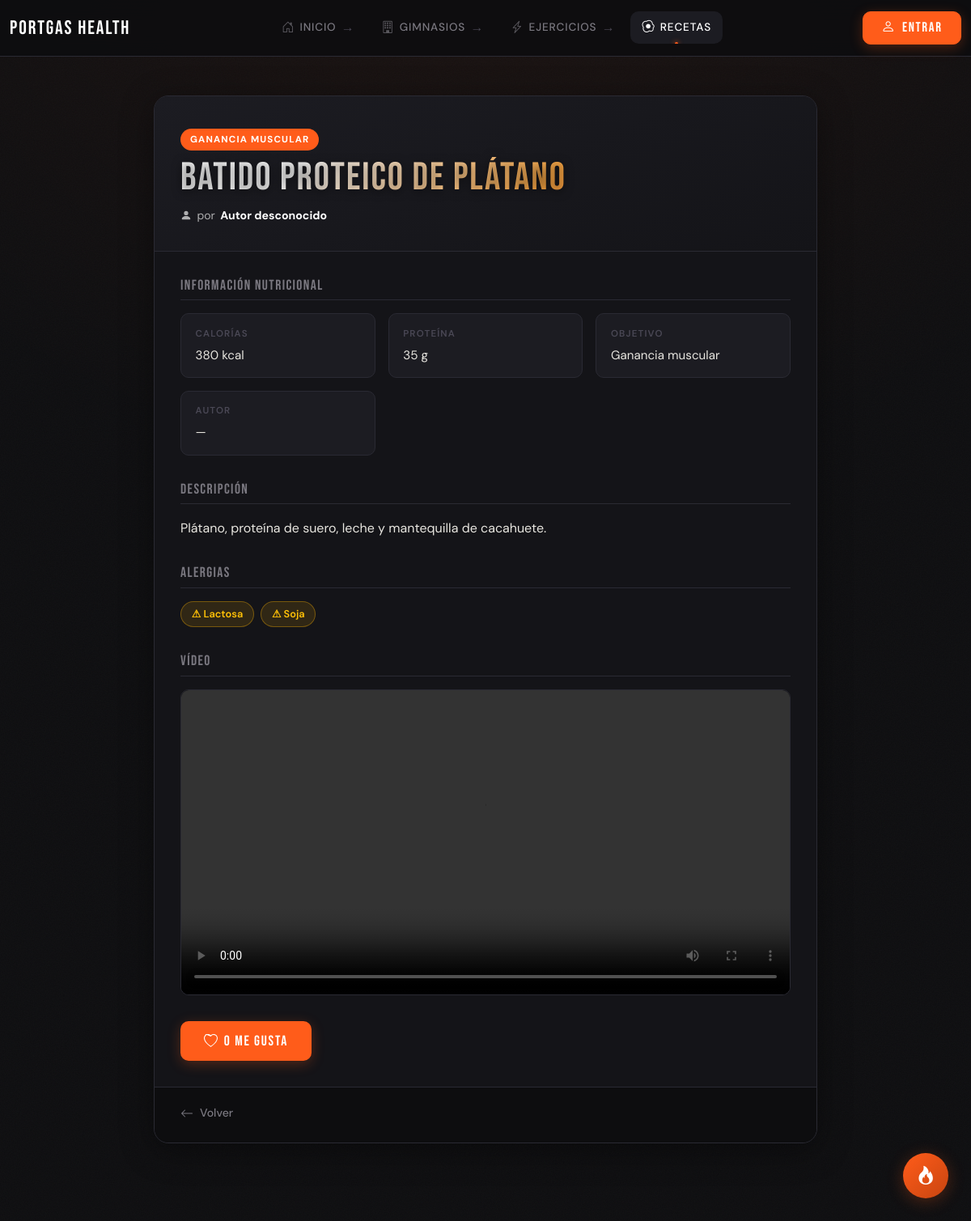
Screenshot of /recetas/46/ with the database file from the repository.
### recetas/models.py (models this page shows, shortened)
class Receta(models.Model):
    nombre = models.CharField(max_length=100)
    proteina = models.IntegerField()
    calorias = models.IntegerField()
    autor = models.ForeignKey(
        settings.AUTH_USER_MODEL,
        on_delete=models.SET_NULL,
        null=True,
        related_name="recetas_creadas"
    )
    objetivo = models.ForeignKey(
        Objetivo,
        on_delete=models.SET_NULL,
        null=True,
        related_name="recetas"
    )
    alergia = models.ManyToManyField(
        Alergia,
        related_name="recetas"
    )
    descripcion = models.TextField(blank=True)
    likes = GenericRelation(Like)
    video = models.FileField(
        upload_to="recetas/",
        blank=True,
        null=True
    )

class Objetivo(models.Model):
    nombre = models.CharField(max_length=100)
    def __str__(self):
        return self.nombre

class Alergia(models.Model):
    nombre = models.CharField(max_length=100)
    def __str__(self):
        return self.nombre

### recetas/views.py (the view)
# urls.py: path('<int:pk>/', RecetaDetailView.as_view(), name='detalle'),
class RecetaDetailView(DetailView):
    model = Receta
    template_name = "recetas/rec_detalle.html"
    context_object_name = "receta"
    def get(self, request, *args, **kwargs):
        referer = request.META.get("HTTP_REFERER")
        if referer and "editar" not in referer and "eliminar" not in referer:
            if "volver_a" not in request.session:
                request.session["volver_a"] = referer
        return super().get(request, *args, **kwargs)

### templates/recetas/rec_detalle.html (shortened to what this page needs)
{% extends "base.html" %}
{% block content %}
<div class="gym-detail">
    <div class="recipe-header">
        <span class="gym-detail-badge">{{ receta.objetivo|default:"Receta" }}</span>
        <h1 class="gym-detail-title">{{ receta.nombre }}</h1>
        <p class="gym-detail-location">
            <svg xmlns="http://www.w3.org/2000/svg" width="14" height="14" fill="currentColor" viewBox="0 0 16 16">
                <path d="M3 14s-1 0-1-1 1-4 6-4 6 3 6 4-1 1-1 1zm5-6a3 3 0 1 0 0-6 3 3 0 0 0 0 6z"/>
            </svg>
            por <strong style="color:var(--white)">{{ receta.autor|default:"Autor desconocido" }}</strong>
        </p>
    </div>
  <div class="gym-detail-body">
    <div class="gym-detail-section">
      <h2 class="gym-detail-section-title">Información nutricional</h2>
      <div class="gym-detail-grid">
        <div class="gym-detail-item">
          <span class="gym-detail-label">Calorías</span>
          <span class="gym-detail-value">{{ receta.calorias }} kcal</span>
        </div>
        <div class="gym-detail-item">
          <span class="gym-detail-label">Proteína</span>
          <span class="gym-detail-value">{{ receta.proteina }} g</span>
        </div>
        <div class="gym-detail-item">
          <span class="gym-detail-label">Objetivo</span>
          <span class="gym-detail-value">{{ receta.objetivo|default:"—" }}</span>
        </div>
        <div class="gym-detail-item">
          <span class="gym-detail-label">Autor</span>
          <span class="gym-detail-value">{{ receta.autor|default:"—" }}</span>
        </div>
      </div>
    </div>
    {% if receta.descripcion %}
    <div class="gym-detail-section">
      <h2 class="gym-detail-section-title">Descripción</h2>
      <p style="color:var(--text); line-height:1.7; margin:0;">{{ receta.descripcion }}</p>
    </div>
    {% endif %}
    <div class="gym-detail-section">
      <h2 class="gym-detail-section-title">Alergias</h2>
      <div style="display:flex; flex-wrap:wrap; gap:0.5rem;">
        {% for alergia in receta.alergia.all %}
          <span style="background:rgba(255,180,0,0.12); border:1px solid rgba(255,180,0,0.35); color:#ffc107; font-size:0.8rem; font-weight:600; padding:0.3rem 0.8rem; border-radius:99px;">
            ⚠ {{ alergia }}
          </span>
        {% empty %}
          <span style="font-size:0.88rem; color:var(--text-dim);">Sin alergias registradas</span>
        {% endfor %}
      </div>
    </div>
    {% if receta.video %}
    <div class="gym-detail-section">
      <h2 class="gym-detail-section-title">Vídeo</h2>
      <div style="border-radius:var(--radius); overflow:hidden; border:1px solid var(--border); background:#000;">
        <video controls style="width:100%; display:block; max-height:380px; object-fit:contain;">
          <source src="{{ receta.video.url }}" type="video/mp4">
        </video>
      </div>
    </div>
    {% endif %}
    <div class="gym-detail-actions">
      <form action="{% url 'usuarios:toggle_like' 'receta' receta.id %}" method="post">
        <button type="submit" class="gym-like-btn">
          {{ receta.likes.count }} Me gusta
        </button>
      </form>
    </div>
  </div>
  <div class="gym-detail-footer">
    <a href="{{ request.session.volver_a|default:'/' }}" class="btn-back">
      <svg xmlns="http://www.w3.org/2000/svg" width="16" height="16" fill="currentColor" viewBox="0 0 16 16">
        <path fill-rule="evenodd" d="M15 8a.5.5 0 0 0-.5-.5H2.707l3.147-3.146a.5.5 0 1 0-.708-.708l-4 4a.5.5 0 0 0 0 .708l4 4a.5.5 0 0 0 .708-.708L2.707 8.5H14.5A.5.5 0 0 0 15 8z"/>
      </svg>
      Volver
    </a>
  </div>
</div>
{% endblock %}

### static/css/style.css (style rules this page uses)
:root { --bg: #0d0d0f; --surface: #141418; --surface-2: #1c1c22; --border: #2a2a33; --fire: #ff5c1a; --fire-glow: #ff5c1a44; --fire-dim: #c94510; --ember: #ffaa44; --text: #e8e6e0; --text-muted: #7a7880; --text-dim: #4a4855; --white: #ffffff; --font-display: 'Bebas Neue', sans-serif; --font-body: 'DM Sans', sans-serif; --radius: 10px; --radius-lg: 18px; --transition: 0.25s cubic-bezier(0.4, 0, 0.2, 1); }
*, *::before, *::after { box-sizing: border-box; margin: 0; padding: 0; }
html { scroll-behavior: smooth; font-size: 16px; }
body { background-color: var(--bg) !important; color: var(--text); font-family: var(--font-body); font-weight: 400; line-height: 1.65; min-height: 100vh; }
h1, h2, h3, h4 { font-family: var(--font-display); letter-spacing: 0.04em; line-height: 1.1; color: var(--white); }
h1 { font-size: clamp(2.6rem, 6vw, 4.5rem); background: linear-gradient(135deg, #fff 20%, var(--ember) 60%, var(--fire) 100%); -webkit-background-clip: text; -webkit-text-fill-color: transparent; background-clip: text; margin-bottom: 1.5rem; animation: fadeUp 0.6s ease both; }
h2 { font-size: clamp(1.8rem, 4vw, 2.8rem); margin-bottom: 1rem; }
p { color: var(--text-muted); margin-bottom: 1rem; }
a { color: var(--ember); text-decoration: none; transition: color var(--transition); }
button[type="submit"], .btn { font-family: var(--font-display); font-size: 1.1rem; letter-spacing: 0.1em; color: var(--white); background: var(--fire); border: none; border-radius: var(--radius); padding: 0.65rem 1.8rem; cursor: pointer; transition: background var(--transition), transform var(--transition), box-shadow var(--transition); box-shadow: 0 4px 16px var(--fire-glow); white-space: nowrap; }
.gym-detail { max-width: 820px; margin: 0 auto; background: var(--surface); border: 1px solid var(--border); border-radius: var(--radius-lg); overflow: hidden; box-shadow: 0 8px 40px #00000060; animation: fadeUp 0.5s ease both; }
.gym-detail-badge { display: inline-block; background: var(--fire); color: var(--white); font-family: var(--font-body); font-size: 0.72rem; font-weight: 700; letter-spacing: 0.1em; text-transform: uppercase; padding: 0.25rem 0.75rem; border-radius: 99px; width: fit-content; }
.gym-detail-title { font-family: var(--font-display); font-size: clamp(2rem, 5vw, 3rem); color: var(--white); margin: 0; text-shadow: 0 2px 12px rgba(0,0,0,0.5); letter-spacing: 0.04em; line-height: 1.1; }
.gym-detail-location { display: flex; align-items: center; gap: 0.4rem; color: rgba(255,255,255,0.65); font-size: 0.88rem; margin: 0; }
.gym-detail-body { padding: 2rem; display: flex; flex-direction: column; gap: 2rem; }
.gym-detail-section-title { font-family: var(--font-display); font-size: 1.1rem; letter-spacing: 0.08em; color: var(--text-muted); text-transform: uppercase; margin-bottom: 1rem; padding-bottom: 0.5rem; border-bottom: 1px solid var(--border); }
.gym-detail-grid { display: grid; grid-template-columns: repeat(auto-fit, minmax(180px, 1fr)); gap: 1rem; }
.gym-detail-item { background: var(--surface-2); border: 1px solid var(--border); border-radius: var(--radius); padding: 0.9rem 1.1rem; display: flex; flex-direction: column; gap: 0.3rem; transition: border-color var(--transition); }
.gym-detail-label { font-size: 0.72rem; font-weight: 600; letter-spacing: 0.1em; text-transform: uppercase; color: var(--text-dim); }
.gym-detail-value { font-size: 0.95rem; color: var(--text); }
.gym-detail-actions { display: flex; align-items: center; gap: 1rem; flex-wrap: wrap; }
.gym-like-btn { display: inline-flex; align-items: center; gap: 0.5rem; background: transparent; border: 1px solid var(--border); border-radius: var(--radius); color: var(--text-muted); font-family: var(--font-body); font-size: 0.9rem; padding: 0.6rem 1.2rem; cursor: pointer; transition: color var(--transition), border-color var(--transition), background var(--transition); }
.gym-detail-footer { padding: 1.25rem 2rem; border-top: 1px solid var(--border); background: var(--bg); }
.btn-back { display: inline-flex; align-items: center; gap: 0.5rem; font-family: var(--font-body); font-size: 0.88rem; font-weight: 500; color: var(--text-muted); text-decoration: none; transition: color var(--transition); }
.recipe-header { padding: 2.5rem 2rem 2rem; display: flex; flex-direction: column; gap: 0.5rem; border-bottom: 1px solid var(--border); background: linear-gradient(160deg, var(--surface-2) 0%, var(--surface) 100%); }

### rows the page displays
Receta: objetivo "GANANCIA MUSCULAR", nombre "Batido proteico de plátano", autor "Autor desconocido", calorias "380", proteina "35", objetivo "Ganancia muscular", autor "—", descripcion "Plátano, proteína de suero, leche y mantequilla de cacahuete."
Alergia: nombre "Lactosa"
Alergia: nombre "Soja"

### other values shown
{{ receta.likes.count }} "0"
